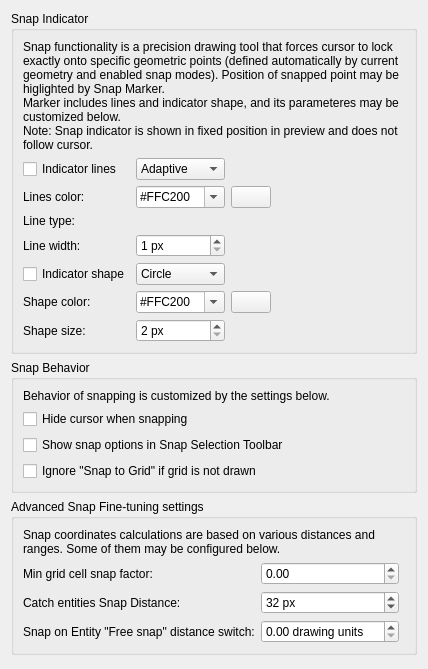
<?xml version="1.0" encoding="UTF-8"?>
<ui version="4.0">
 <class>LC_SettingsPageSnapGeneral</class>
 <widget class="QWidget" name="LC_SettingsPageSnapGeneral">
  <property name="geometry">
   <rect>
    <x>0</x>
    <y>0</y>
    <width>407</width>
    <height>669</height>
   </rect>
  </property>
  <layout class="QVBoxLayout" name="verticalLayout">
   <item>
    <widget class="QGroupBox" name="gbGBSnap">
     <property name="title">
      <string>Snap Indicator</string>
     </property>
     <layout class="QGridLayout" name="gridLayout_snap">
      <item row="5" column="0">
       <widget class="QCheckBox" name="indicator_shape_checkbox">
        <property name="sizePolicy">
         <sizepolicy hsizetype="Preferred" vsizetype="Preferred">
          <horstretch>0</horstretch>
          <verstretch>0</verstretch>
         </sizepolicy>
        </property>
        <property name="toolTip">
         <string>Indicator Shape Visibility

If checked, a shap for snap will be drawn,</string>
        </property>
        <property name="text">
         <string>Indicator shape</string>
        </property>
       </widget>
      </item>
      <item row="4" column="1">
       <widget class="QSpinBox" name="sbSnapLinesLineWidth">
        <property name="toolTip">
         <string>Indicator Lines Widthr

Width of line for snap indicator.</string>
        </property>
        <property name="suffix">
         <string> px</string>
        </property>
        <property name="minimum">
         <number>1</number>
        </property>
        <property name="maximum">
         <number>10</number>
        </property>
       </widget>
      </item>
      <item row="5" column="1">
       <widget class="LC_ContentAdjustableComboBox" name="indicator_shape_combobox">
        <property name="toolTip">
         <string>Indicator Shap Type

Type of snap indicator shape.</string>
        </property>
        <property name="sizeAdjustPolicy">
         <enum>QComboBox::SizeAdjustPolicy::AdjustToContents</enum>
        </property>
        <item>
         <property name="text">
          <string>Circle</string>
         </property>
        </item>
        <item>
         <property name="text">
          <string>Point</string>
         </property>
        </item>
        <item>
         <property name="text">
          <string>Square</string>
         </property>
        </item>
        <item>
         <property name="text">
          <string>Gap</string>
         </property>
        </item>
       </widget>
      </item>
      <item row="4" column="0">
       <widget class="QLabel" name="label_3">
        <property name="text">
         <string>Line width:</string>
        </property>
        <property name="buddy">
         <cstring>sbSnapLinesLineWidth</cstring>
        </property>
       </widget>
      </item>
      <item row="2" column="2">
       <widget class="LC_ColorButton" name="pb_snap_lines_color">
        <property name="sizePolicy">
         <sizepolicy hsizetype="Maximum" vsizetype="Fixed">
          <horstretch>0</horstretch>
          <verstretch>0</verstretch>
         </sizepolicy>
        </property>
        <property name="toolTip">
         <string>Lines Color

Click to select color.</string>
        </property>
       </widget>
      </item>
      <item row="0" column="0" colspan="4">
       <widget class="QLabel" name="label_4">
        <property name="text">
         <string>Snap functionality is a precision drawing tool that forces cursor to lock exactly onto specific geometric points (defined automatically by current geometry and enabled snap modes). Position of snapped point may be higlighted by Snap Marker.&lt;br&gt;Marker includes lines and indicator shape, and its parameteres may be customized below.&lt;br&gt;
Note: Snap indicator is shown in fixed position in preview and does not follow cursor.</string>
        </property>
        <property name="wordWrap">
         <bool>true</bool>
        </property>
       </widget>
      </item>
      <item row="3" column="1" colspan="2">
       <widget class="QG_LineTypeBox" name="wSnapLinesLineType" native="true">
        <property name="toolTip">
         <string>Indicator Line Type

Type of line to draw snap indicator lines.</string>
        </property>
       </widget>
      </item>
      <item row="2" column="1">
       <widget class="LC_ContentAdjustableComboBox" name="cb_snap_lines_color">
        <property name="toolTip">
         <string>Indicator Lines Color

Color for snap lines indicator.</string>
        </property>
        <property name="editable">
         <bool>true</bool>
        </property>
        <property name="sizeAdjustPolicy">
         <enum>QComboBox::SizeAdjustPolicy::AdjustToContents</enum>
        </property>
        <item>
         <property name="text">
          <string notr="true">#FFC200</string>
         </property>
        </item>
        <item>
         <property name="text">
          <string>#1E90FF</string>
         </property>
        </item>
       </widget>
      </item>
      <item row="2" column="0">
       <widget class="QLabel" name="label">
        <property name="text">
         <string>Lines color:</string>
        </property>
        <property name="buddy">
         <cstring>cb_snap_lines_color</cstring>
        </property>
       </widget>
      </item>
      <item row="3" column="0">
       <widget class="QLabel" name="label_5">
        <property name="text">
         <string>Line type:</string>
        </property>
        <property name="buddy">
         <cstring>wSnapLinesLineType</cstring>
        </property>
       </widget>
      </item>
      <item row="6" column="0">
       <widget class="QLabel" name="lSnapIndicatorColor">
        <property name="text">
         <string>Shape color:</string>
        </property>
        <property name="buddy">
         <cstring>cb_snap_color</cstring>
        </property>
       </widget>
      </item>
      <item row="2" column="3">
       <spacer name="horizontalSpacer">
        <property name="orientation">
         <enum>Qt::Orientation::Horizontal</enum>
        </property>
        <property name="sizeHint" stdset="0">
         <size>
          <width>0</width>
          <height>0</height>
         </size>
        </property>
       </spacer>
      </item>
      <item row="1" column="0">
       <widget class="QCheckBox" name="indicator_lines_checkbox">
        <property name="sizePolicy">
         <sizepolicy hsizetype="Preferred" vsizetype="Preferred">
          <horstretch>0</horstretch>
          <verstretch>0</verstretch>
         </sizepolicy>
        </property>
        <property name="toolTip">
         <string>Indicator Lines Visibility

If checked, snap indicator lines will be shown.</string>
        </property>
        <property name="text">
         <string>Indicator lines</string>
        </property>
        <property name="shortcut">
         <string>Alt+S</string>
        </property>
       </widget>
      </item>
      <item row="1" column="1">
       <widget class="LC_ContentAdjustableComboBox" name="indicator_lines_combobox">
        <property name="toolTip">
         <string>Indicator Type

Type of snap lines indicator</string>
        </property>
        <property name="sizeAdjustPolicy">
         <enum>QComboBox::SizeAdjustPolicy::AdjustToContents</enum>
        </property>
        <item>
         <property name="text">
          <string>Adaptive</string>
         </property>
        </item>
        <item>
         <property name="text">
          <string>Crosshair</string>
         </property>
        </item>
        <item>
         <property name="text">
          <string>Spiderweb</string>
         </property>
        </item>
       </widget>
      </item>
      <item row="6" column="1">
       <widget class="LC_ContentAdjustableComboBox" name="cb_snap_color">
        <property name="toolTip">
         <string>Indicator Shape Color

Color for snap indicator shape.</string>
        </property>
        <property name="editable">
         <bool>true</bool>
        </property>
        <property name="sizeAdjustPolicy">
         <enum>QComboBox::SizeAdjustPolicy::AdjustToContents</enum>
        </property>
        <item>
         <property name="text">
          <string notr="true">#FFC200</string>
         </property>
        </item>
        <item>
         <property name="text">
          <string>#1E90FF</string>
         </property>
        </item>
       </widget>
      </item>
      <item row="6" column="2">
       <widget class="LC_ColorButton" name="pb_snap_color">
        <property name="sizePolicy">
         <sizepolicy hsizetype="Maximum" vsizetype="Fixed">
          <horstretch>0</horstretch>
          <verstretch>0</verstretch>
         </sizepolicy>
        </property>
        <property name="toolTip">
         <string>Shape Color

Click to select color.</string>
        </property>
       </widget>
      </item>
      <item row="7" column="0">
       <widget class="QLabel" name="label_8">
        <property name="text">
         <string>Shape size:</string>
        </property>
        <property name="buddy">
         <cstring>sbShapeSize</cstring>
        </property>
       </widget>
      </item>
      <item row="7" column="1">
       <widget class="QSpinBox" name="sbShapeSize">
        <property name="toolTip">
         <string>Shape Size

Size in pixels for the shape indicator drawn around snap point.</string>
        </property>
        <property name="suffix">
         <string> px</string>
        </property>
        <property name="minimum">
         <number>2</number>
        </property>
        <property name="maximum">
         <number>30</number>
        </property>
       </widget>
      </item>
     </layout>
    </widget>
   </item>
   <item>
    <widget class="QGroupBox" name="groupBox_24">
     <property name="title">
      <string>Snap Behavior</string>
     </property>
     <layout class="QGridLayout" name="gridLayout">
      <item row="2" column="0">
       <widget class="QCheckBox" name="cbShowSnapOptionsInSnapBar">
        <property name="sizePolicy">
         <sizepolicy hsizetype="Preferred" vsizetype="Preferred">
          <horstretch>0</horstretch>
          <verstretch>0</verstretch>
         </sizepolicy>
        </property>
        <property name="toolTip">
         <string>Snap Mode Options Location

If checked, snap options (middle, distance) will be shown in snap toolbar
instead of tool properties toolbar.</string>
        </property>
        <property name="text">
         <string>Show snap options in Snap Selection Toolbar</string>
        </property>
       </widget>
      </item>
      <item row="3" column="0">
       <widget class="QCheckBox" name="cbDontSnapToInvisibleGrid">
        <property name="sizePolicy">
         <sizepolicy hsizetype="Preferred" vsizetype="Preferred">
          <horstretch>0</horstretch>
          <verstretch>0</verstretch>
         </sizepolicy>
        </property>
        <property name="toolTip">
         <string>Snap to Grid

If checked, &quot;Snap To Grid&quot; is ignored if grid is not drawn.</string>
        </property>
        <property name="text">
         <string>Ignore &quot;Snap to Grid&quot; if grid is not drawn</string>
        </property>
       </widget>
      </item>
      <item row="1" column="0">
       <widget class="QCheckBox" name="cursor_hiding_checkbox">
        <property name="sizePolicy">
         <sizepolicy hsizetype="Preferred" vsizetype="Preferred">
          <horstretch>0</horstretch>
          <verstretch>0</verstretch>
         </sizepolicy>
        </property>
        <property name="toolTip">
         <string>Cursor in Snapping

If checked, cursor will be hidden during snapping</string>
        </property>
        <property name="text">
         <string>Hide cursor when snapping</string>
        </property>
       </widget>
      </item>
      <item row="1" column="1">
       <spacer name="horizontalSpacer_4">
        <property name="orientation">
         <enum>Qt::Orientation::Horizontal</enum>
        </property>
        <property name="sizeHint" stdset="0">
         <size>
          <width>0</width>
          <height>0</height>
         </size>
        </property>
       </spacer>
      </item>
      <item row="0" column="0" colspan="2">
       <widget class="QLabel" name="label_7">
        <property name="text">
         <string>Behavior of snapping is customized by the settings below.</string>
        </property>
        <property name="wordWrap">
         <bool>true</bool>
        </property>
       </widget>
      </item>
     </layout>
    </widget>
   </item>
   <item>
    <widget class="QGroupBox" name="groupBox_25">
     <property name="title">
      <string>Advanced Snap Fine-tuning settings</string>
     </property>
     <layout class="QGridLayout" name="gridLayout_adv">
      <item row="2" column="0">
       <widget class="QLabel" name="label_35">
        <property name="toolTip">
         <string>Snap distance (in pixels) for catching entities.</string>
        </property>
        <property name="text">
         <string>Catch entities Snap Distance:</string>
        </property>
        <property name="buddy">
         <cstring>sbCatchEntitySnapDistance</cstring>
        </property>
       </widget>
      </item>
      <item row="2" column="1">
       <widget class="QSpinBox" name="sbCatchEntitySnapDistance">
        <property name="toolTip">
         <string>Catch Entities Distance

Distance in screen coordinates that is used for catching entities as part of snapping</string>
        </property>
        <property name="suffix">
         <string> px</string>
        </property>
        <property name="value">
         <number>32</number>
        </property>
       </widget>
      </item>
      <item row="3" column="1">
       <widget class="QDoubleSpinBox" name="sbFreeSnapSwitchDistance">
        <property name="toolTip">
         <string>Free Snap Distance

Snap on entity will be invoked if it is enabled and the distance between mouse
and snapped point is larger than specified value.
Othersize, it will be &quot;Free Snap&quot; mode.</string>
        </property>
        <property name="suffix">
         <string> drawing units</string>
        </property>
        <property name="maximum">
         <double>100.000000000000000</double>
        </property>
        <property name="singleStep">
         <double>0.010000000000000</double>
        </property>
       </widget>
      </item>
      <item row="1" column="2">
       <spacer name="horizontalSpacer_3">
        <property name="orientation">
         <enum>Qt::Orientation::Horizontal</enum>
        </property>
        <property name="sizeHint" stdset="0">
         <size>
          <width>0</width>
          <height>0</height>
         </size>
        </property>
       </spacer>
      </item>
      <item row="1" column="1">
       <widget class="QDoubleSpinBox" name="sbMinGridCellSnapFactor">
        <property name="toolTip">
         <string>Grid Cell Factor

Grid cell factor used for snapping to grid. Lower value means smaller snap range
(so the cursor should be closer to the grid).. </string>
        </property>
        <property name="maximum">
         <double>1.000000000000000</double>
        </property>
        <property name="singleStep">
         <double>0.010000000000000</double>
        </property>
       </widget>
      </item>
      <item row="1" column="0">
       <widget class="QLabel" name="label_34">
        <property name="text">
         <string>Min grid cell snap factor:</string>
        </property>
        <property name="buddy">
         <cstring>sbMinGridCellSnapFactor</cstring>
        </property>
       </widget>
      </item>
      <item row="3" column="0">
       <widget class="QLabel" name="label_36">
        <property name="text">
         <string>Snap on Entity &quot;Free snap&quot; distance switch:</string>
        </property>
        <property name="buddy">
         <cstring>sbFreeSnapSwitchDistance</cstring>
        </property>
       </widget>
      </item>
      <item row="0" column="0" colspan="3">
       <widget class="QLabel" name="label_6">
        <property name="text">
         <string>Snap coordinates calculations are based on various distances and ranges. Some of them may be configured below.</string>
        </property>
        <property name="wordWrap">
         <bool>true</bool>
        </property>
       </widget>
      </item>
     </layout>
    </widget>
   </item>
   <item>
    <spacer name="verticalSpacer">
     <property name="orientation">
      <enum>Qt::Orientation::Vertical</enum>
     </property>
     <property name="sizeHint" stdset="0">
      <size>
       <width>0</width>
       <height>0</height>
      </size>
     </property>
    </spacer>
   </item>
  </layout>
 </widget>
 <customwidgets>
  <customwidget>
   <class>QG_LineTypeBox</class>
   <extends>QWidget</extends>
   <header>qg_linetypebox.h</header>
  </customwidget>
  <customwidget>
   <class>LC_ColorButton</class>
   <extends>QPushButton</extends>
   <header>lc_color_button.h</header>
  </customwidget>
         <customwidget>
             <class>LC_ContentAdjustableComboBox</class>
             <extends>QComboBox</extends>
             <header location="global">lc_content_adjustable_combo_box.h</header>
         </customwidget>
 </customwidgets>
 <resources/>
 <connections/>
</ui>
